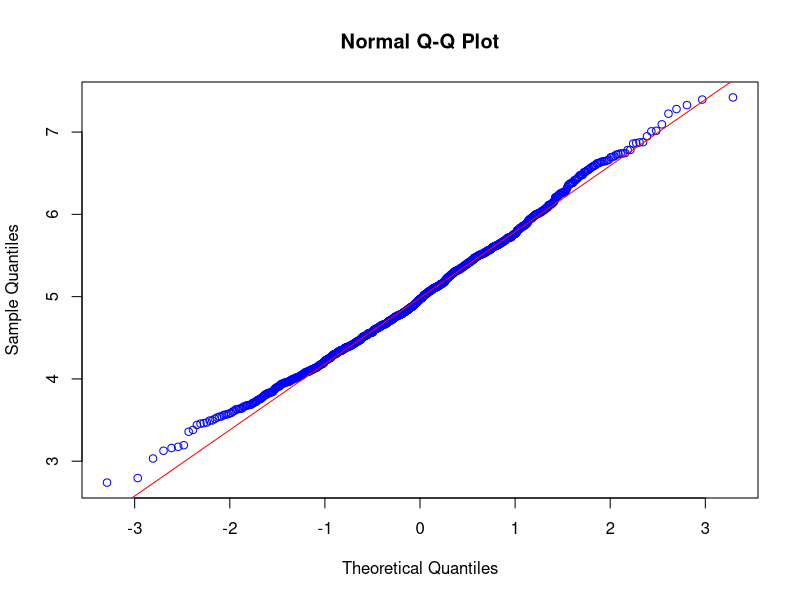
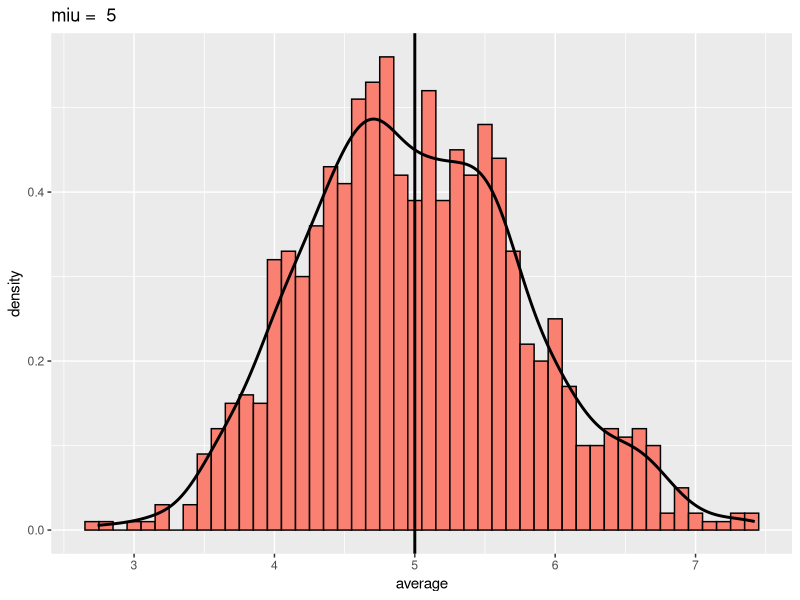
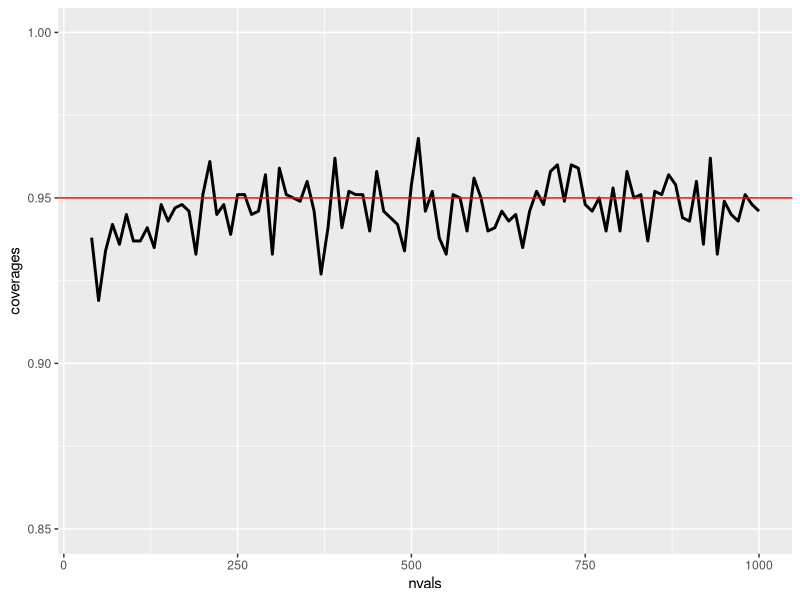

Recreate these plots in R, in order.
## ---- chunk 1
set.seed(2)
library(data.table)
library(ggplot2)
library(graphics)
## ---- chunk 2
nosim <- 1000
n<-40
lambda<-0.2
mean(apply(matrix(rexp(nosim*n, lambda), ncol=n), 1, mean))
1/lambda
## ---- chunk 3
nosim <- 1000
n<-40
lambda<-0.2
sd(apply(matrix(rexp(nosim*n, lambda), ncol=n), 1, mean))^2
(1/lambda)^2/n
## ---- chunk 4
nosim <- 1000
n<-40
lambda<-0.2
df<-data.table(average=apply(matrix(rexp(nosim*n, lambda), ncol=n), 1, mean))
## ---- chunk 5
qqnorm(df$average, col="blue")
qqline(df$average,col="red")
g <- ggplot(df, aes(x = average)) + labs(title = paste('miu = ', 1/lambda))
g <- g + geom_histogram(fill = "salmon",binwidth=0.1, aes(y = ..density..), colour = "black")
g <- g + geom_density(size = 1) + geom_vline(xintercept = 1/lambda, size =1)
g
## ---- chunk 6
# (This only needs to be done for the specific value of lambda). 
#lambdavals <- seq(0.05, 2.0, by = 0.05)
# nosim <- 1000
# myLambcov<-function(lambda) {
#   xhats<-matrix(rexp(nosim*n, lambda), ncol=n)
#   miu<-apply(xhats, 1, mean)
#   S<-apply(xhats, 1, sd)
#   ll <- miu - 1.96*S/sqrt(n)
#   ul <- miu + 1.96*S/sqrt(n)
#   mean(ll < 1/lambda & ul > 1/lambda)
# }  
# n<-40; coverage40 <- sapply(lambdavals, myLambcov )
# n<-400; coverage400 <- sapply(lambdavals, myLambcov)
nosim <- 1000
lambda<-0.2
set.seed(2)
nvals<-seq(40,1000,by=10)
coverages<-sapply(nvals, function(n) {
  xhats<-matrix(rexp(nosim*n, lambda), ncol=n)
  miu<-apply(xhats, 1, mean)
  S<-apply(xhats, 1, sd)
  ll <- miu - 1.96*S/sqrt(n)
  ul <- miu + 1.96*S/sqrt(n)
  mean(ll < 1/lambda & ul > 1/lambda)
})
## ---- chunk 7
#dat<-rbind(data.frame(sno=40,lambdavals,coverage=coverage40),data.frame(sno=400,lambdavals,coverage=coverage400))

g <- ggplot() 
# g <- g + geom_line(data=data.frame(lambdavals,coverage40), aes(x=lambdavals,y=coverage40,color="40"),size=1)
# g <- g + geom_line(data=data.frame(lambdavals,coverage400), aes(x=lambdavals,y=coverage400,color="400"),size=1)
# g <- g + scale_colour_manual("# of samples",values = c("40" = "red","400" = "blue"))
g <- g + geom_line(data=data.frame(nvals,coverages), aes(x=nvals,y=coverages),size=1)
g <- g + geom_hline(yintercept = 0.95, color="red")
g <- g + coord_cartesian(ylim = c(0.85,1))
g
